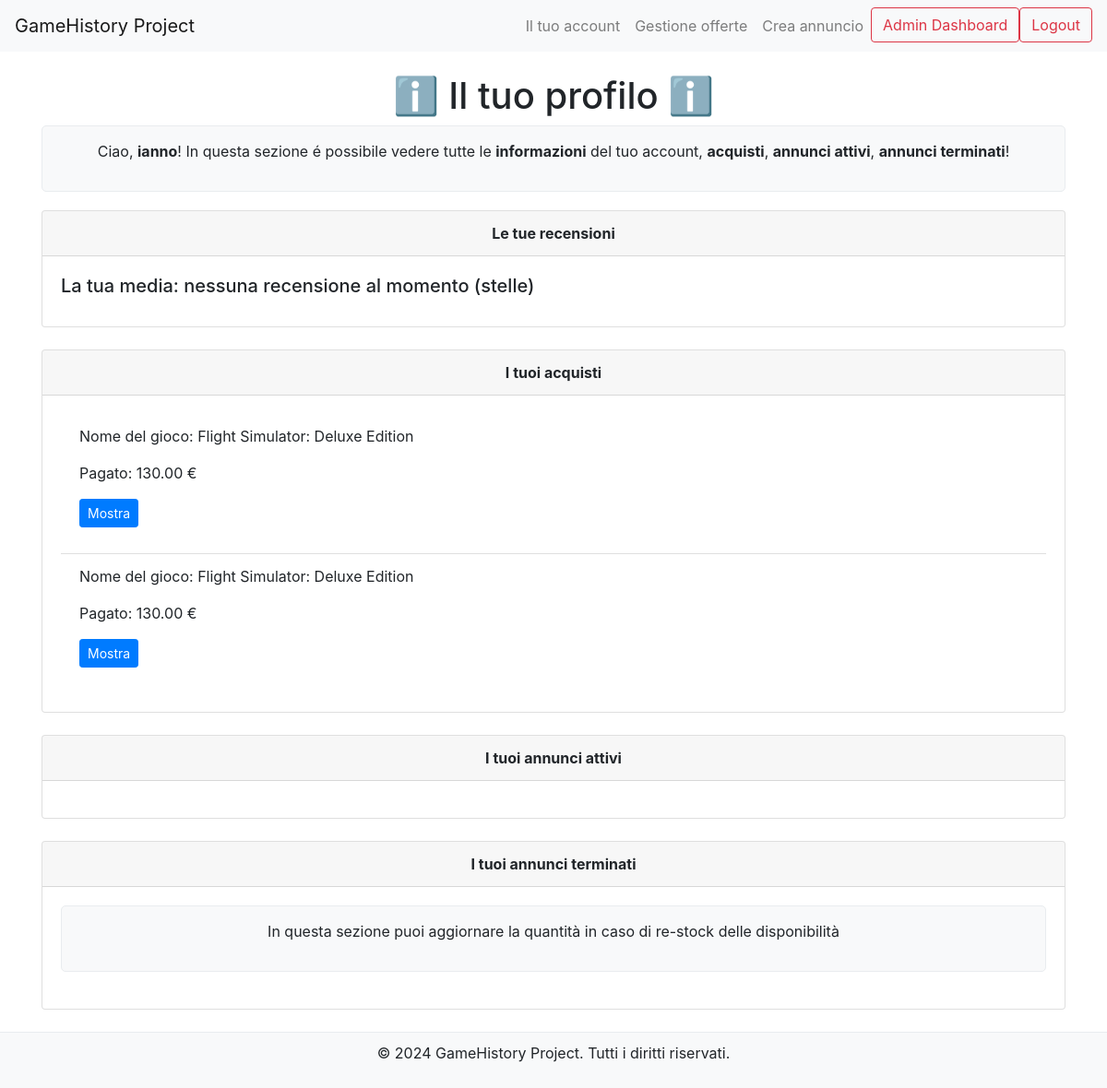
Screenshot of /profile/ (signed in) with the database file from the repository.
### marketplace/models.py (models this page shows, shortened)
class Purchase(models.Model):
    user = models.ForeignKey(User, on_delete=models.CASCADE) # Foreign Key sullo user
    listing = models.ForeignKey(Listing, on_delete=models.CASCADE)  #  Foreign Key sull'annuncio
    purchase_date = models.DateTimeField(auto_now_add=True) # campo della data
    key = models.CharField(max_length=19, null=True, blank=True)  # campo della chiave
    is_a_offer = models.BooleanField(default=False)

class Listing(models.Model):
    user = models.ForeignKey(User, on_delete=models.CASCADE)  # Foreign Key sullo user
    game = models.ForeignKey(Game, on_delete=models.CASCADE)  # Foreign Key sul gioco collegato
    price = models.DecimalField(max_digits=10, decimal_places=2) # campo del prezzo
    quantity = models.PositiveIntegerField(default=1)  # campo della quantità disponibile dell'annuncio
    created_at = models.DateTimeField(auto_now_add=True)  # campo che riguarda la data di pubblicazione)
    is_available = models.BooleanField(default=True)  # campo che riguarda la disponibilità per la visione sulla home principale

class Game(models.Model):
    title = models.CharField(max_length=100)
    release_date = models.DateField()
    genre = models.CharField(max_length=50)
    category = models.CharField(max_length=50)
    platform = models.CharField(max_length=50)
    description = models.TextField()

### marketplace/views.py (the view)
# urls.py: path('profile/', views.user_profile, name='user_profile'),
@login_required
def user_profile(request):
    user = request.user
    purchases_no_offer = Purchase.objects.filter(user=user, is_a_offer=False)
    purchases_offer = Purchase.objects.filter(user=user, is_a_offer=True)
    active_listings = Listing.objects.filter(user=user, is_available=True)
    inactive_listings = Listing.objects.filter(user=user, is_available=False)
    reviews = Review.objects.filter(seller=user)
    average_rating = reviews.aggregate(models.Avg('rating'))['rating__avg']
    accepted_offers_as_buyer = Offer.objects.filter(user=user, accepted=True)
    accepted_offers_as_seller = Offer.objects.filter(listing__user=user, accepted=True)
    offers = Offer.objects.filter(listing__user=user, accepted=None)  # Solo le offerte non ancora accettate o rifiutate
    return render(request, 'marketplace/user_profile.html', {
        'user': user,
        'purchases_no_offer': purchases_no_offer,
        'purchases_offer': purchases_offer,
        'active_listings': active_listings,
        'inactive_listings': inactive_listings,
        'accepted_offers_as_buyer': accepted_offers_as_buyer,
        'accepted_offers_as_seller': accepted_offers_as_seller,
        'offers': offers,
        'average_rating': average_rating,
        'reviews': reviews,
    })

### marketplace/templates/marketplace/user_profile.html (shortened to what this page needs)
<!DOCTYPE html>
<html lang="en">
<head>
    <link href="https://stackpath.bootstrapcdn.com/bootstrap/4.5.2/css/bootstrap.min.css" rel="stylesheet">
</head>
<body>
    <nav class="navbar navbar-expand-lg navbar-light bg-light">
        <a class="navbar-brand" href="{% url 'home'%}">GameHistory Project</a>
        <div class="collapse navbar-collapse" id="navbarNav">
            <ul class="navbar-nav ml-auto">
                {% if user.is_authenticated %}
                    <li class="nav-item">
                        <a class="nav-link" href="{% url 'user_profile' %}">Il tuo account</a>
                    </li>
                    <li class="nav-item">
                        <a class="nav-link" href="{% url 'manage_offers' %}">Gestione offerte</a>
                    </li>
                    <li class="nav-item">
                        <a class="nav-link" href="{% url 'create_listing' %}">Crea annuncio</a>
                    </li>
                    {% if user.is_superuser %}
                    <li class="nav-item">
                        <a class="btn btn-outline-danger" href="{% url 'admin:index' %}">Admin Dashboard</a>
                    </li>
                    {% endif %}
                    <li class="nav-item">
                        <form method="post" action="{% url 'logout' %}" class="form-inline">
                            <button type="submit" class="btn btn-outline-danger">Logout</button>
                        </form>
                    </li>
                {% endif %}
            </ul>
        </div>
    </nav>
    <div class="container mt-4">
        <center><h1>ℹ️ Il tuo profilo ℹ️</h1></center>
        <div class="description-box">
            <center><p>
                Ciao, <b>{{user.username}}</b>! In questa sezione é possibile vedere tutte le <b>informazioni</b> del tuo account, <b>acquisti</b>, <b>annunci attivi</b>, <b>annunci terminati</b>!
            </p></center>
        </div>
        <div class="card mb-4">
            <div class="card-header">
                <center><b>Le tue recensioni</b></center>
            </div>
            <div class="card-body">
                <h5 class="card-title">La tua media: {{ average_rating|default:"nessuna recensione al momento" }} (stelle)</h5>
            </div>
        </div>
        <div class="card mb-4">
            <div class="card-header">
                <center><b>I tuoi acquisti</b></center>
            </div>
            <div class="card-body">
                <ul class="list-group list-group-flush">
                    {% for purchase in purchases_no_offer %}
                        <li class="list-group-item">
                            <p>Nome del gioco: {{ purchase.listing.game.title }}</p>
                            <p>Pagato: {{ purchase.listing.price }} €</p>
                                <details>
                                    <summary class="btn btn-primary btn-sm">Mostra</summary>
                                </details>
                        </li>
                    {% endfor %}
                </ul>
            </div>
        </div>
        <div class="card mb-4">
            <div class="card-header">
                <center><b>I tuoi annunci attivi</b></center>
            </div>
            <div class="card-body">
            </div>
        </div>
        <div class="card mb-4">
            <div class="card-header">
                <center><b>I tuoi annunci terminati</b></center>
            </div>
            <div class="card-body">
                <div class="description-box">
                    <center><p>
                        In questa sezione puoi aggiornare la quantità in caso di re-stock delle disponibilità
                    </p></center>
                </div>
            </div>
        </div>
    </div>
    <footer class="footer">
        <p>&copy; 2024 GameHistory Project. Tutti i diritti riservati.</p>
    </footer>
</body>
</html>

### marketplace/templates/marketplace/user_profile.html (style rules this page uses)
html, body { height: 100%; }
body { display: flex; flex-direction: column; }
.footer { background-color: #f8f9fa; border-top: 1px solid #e9ecef; padding: 10px 0; text-align: center; }
.description-box { background-color: #f8f9fa; border: 1px solid #e9ecef; border-radius: 5px; padding: 15px; margin-bottom: 20px; }

### rows the page displays
Purchase: listing.game "Flight Simulator: Deluxe Edition", listing.price "130.00"
Purchase: listing.game "Flight Simulator: Deluxe Edition", listing.price "130.00"

### other values shown
{{ user.username }} "ianno"
{{ average_rating|default:"nessuna recensione al momento" }} "nessuna recensione al momento"
